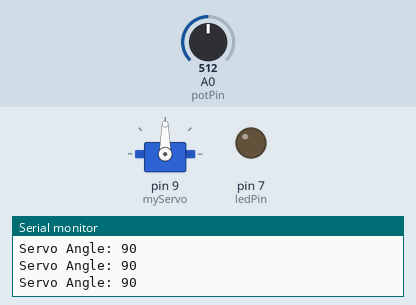
A sketch run on a simulated Arduino Uno, built with avr-gcc and run on an emulated ATmega328P. Shown: servo, output pins drawn as LEDs (lit = HIGH), the last lines printed to the serial monitor. The test bench sets the inputs (shaded band); at power-on: A0 (potPin) = 512.

Above: at 1.2 s.
1.3 s: A0 (potPin) set to 716
At 1.9 s:
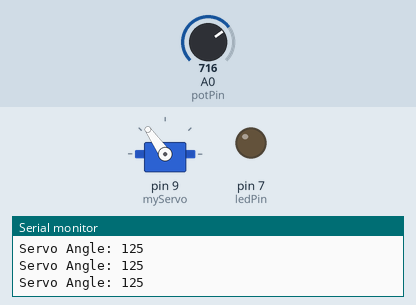
2.9 s: A0 (potPin) set to 900
At 3.3 s:
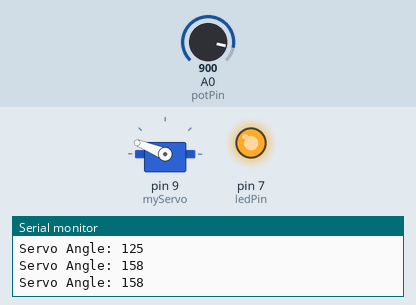
4.5 s: A0 (potPin) set to 1023
At 5.8 s:
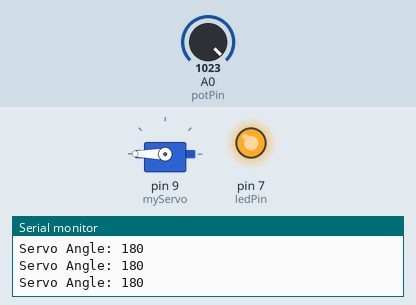
6.1 s: A0 (potPin) set to 306
At 7.2 s:
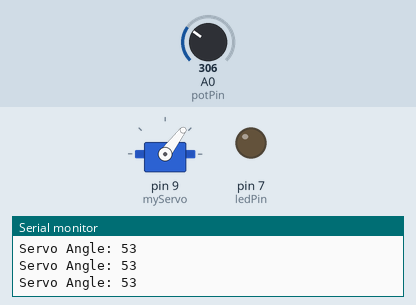
7.7 s: A0 (potPin) set to 140
At 8.5 s:
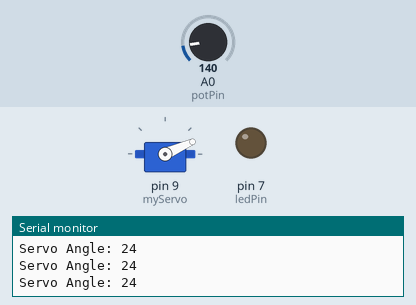
9.3 s: A0 (potPin) set to 0
At 9.9 s:
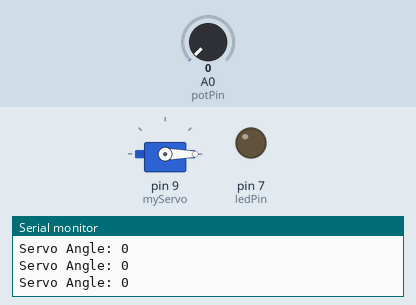
Timing chart, 0 to 11.9 s (numbered marks = the images above; inputs shaded):
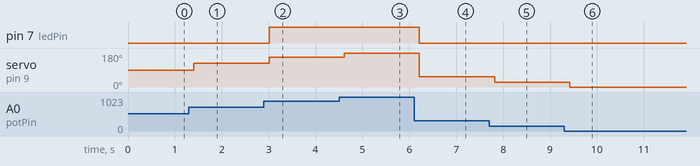

The sketch:

servo_motor_controller.ino
```cpp
#include <Servo.h>

Servo myServo;

const int potPin = A0;
const int ledPin = 7;

void setup()
{
  myServo.attach(9);

  pinMode(ledPin, OUTPUT);

  Serial.begin(9600);
}

void loop()
{
  int potValue = analogRead(potPin);

  int angle = map(potValue, 0, 1023, 0, 180);

  myServo.write(angle);

  Serial.print("Servo Angle: ");
  Serial.println(angle);

  if(angle > 150)
  {
    digitalWrite(ledPin, HIGH);
  }
  else
  {
    digitalWrite(ledPin, LOW);
  }

  delay(200);
}
```

Measured:
- after the input at 1.3 s, servo on pin 9 (myServo): 90° → 125° after 0.10 s
- after the input at 2.9 s, pin 7 (ledPin): LOW → HIGH after 0.11 s; servo on pin 9 (myServo): 125° → 158° after 0.11 s
- after the input at 4.5 s, servo on pin 9 (myServo): 158° → 180° after 0.11 s
- after the input at 6.1 s, pin 7 (ledPin): HIGH → LOW after 0.12 s; servo on pin 9 (myServo): 180° → 53° after 0.12 s
- after the input at 7.7 s, servo on pin 9 (myServo): 53° → 24° after 0.12 s
- after the input at 9.3 s, servo on pin 9 (myServo): 24° → 0° after 0.12 s
